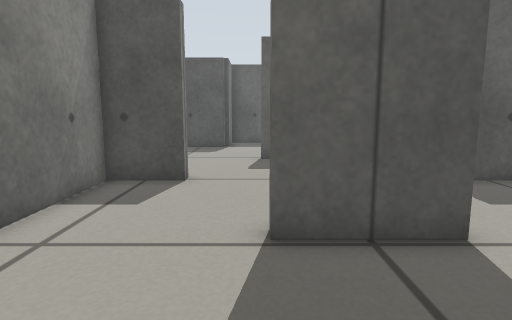
[1] (above)

15 first-person views from a walk through a world built for the Gazebo simulator. The camera is 0.39 m above the floor, tilts 8° down and sees 75° across. The floor is counted in squares, 0.2 m on a side. Each view is taken from the middle of a square. On the plan, view 1 faces up. The plan holds only what a view shows up to about 18 squares ahead; the rest is blank.

[2]
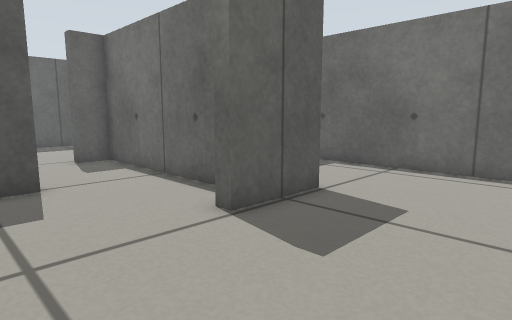

[3]
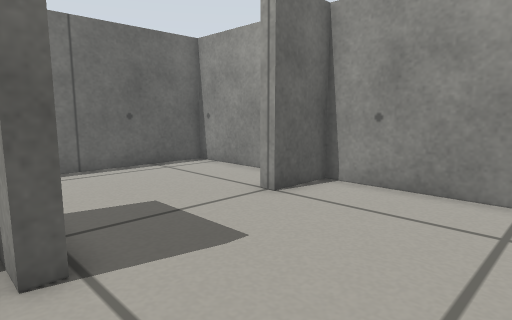

[4]
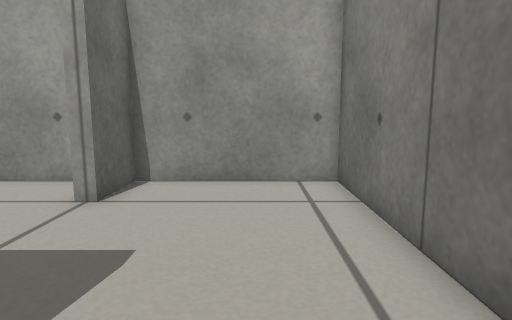

[5]
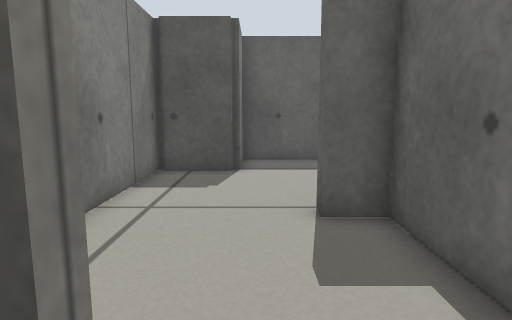

[6]
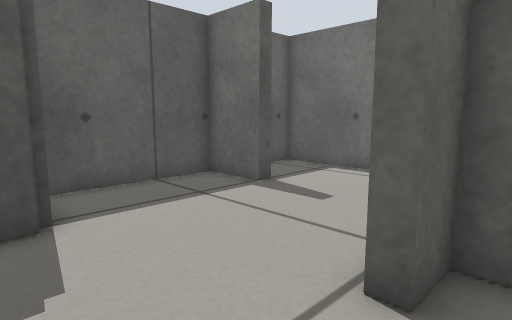

[7]
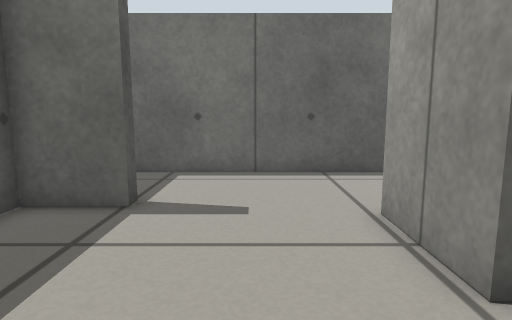

[8]
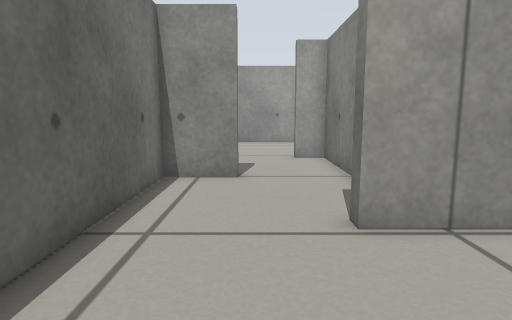

[9]
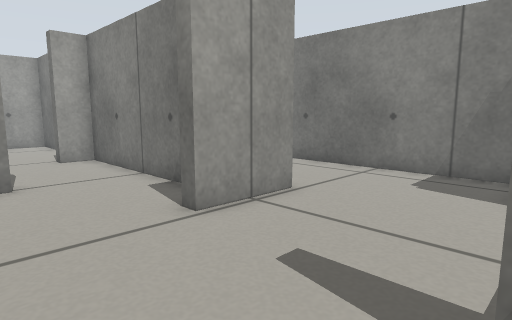

[10]
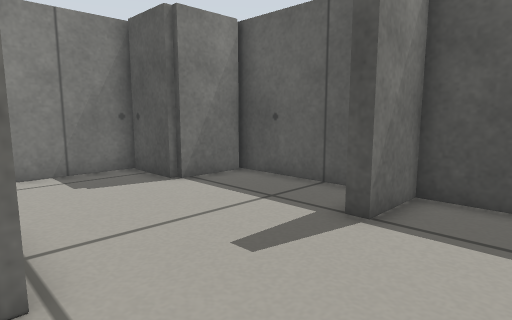

[11]
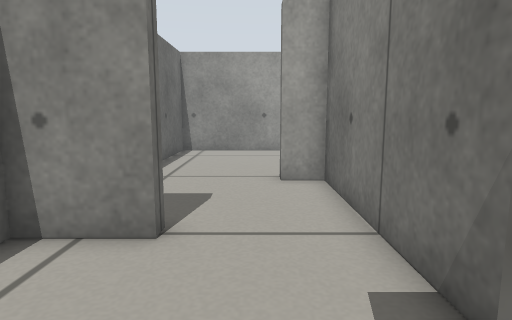

[12]
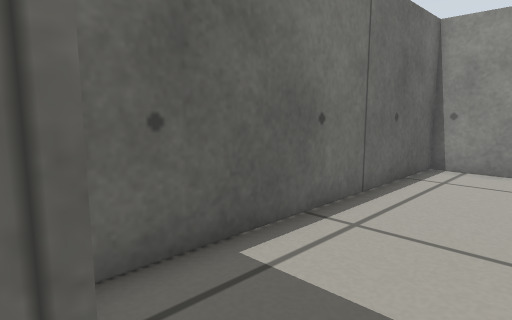

[13]
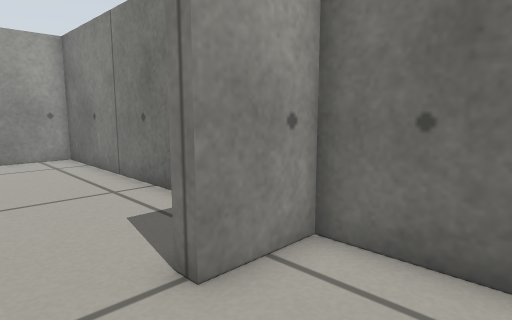

[14]
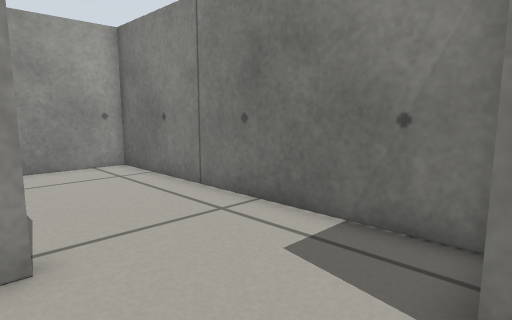

[15]
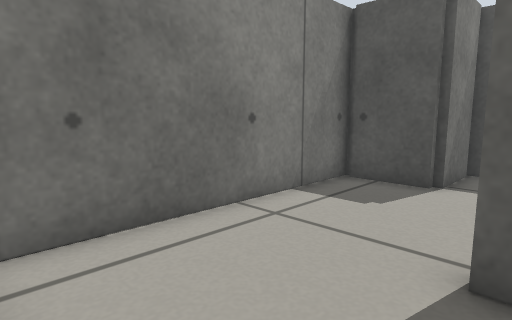

### Floor plan
Points are (right, up) in squares from view 1. A wall is a line through its corners. A room is listed if a view was taken in it or the views show most of it. See-through windows are left out.
Room 1 (views 1, 2, 3, 4, 5, 6, 7, 8, 9, 10, 11, 12, 13, 14, 15)
walls: (1.5, 7) (1.5, 14.1) (0.2, 14.1) (0.2, 14.6) (3.3, 14.6) (3.3, 14); (2, 12.5) (2, 5.4) (3.3, 5.4) (3.3, 4.9) (0.2, 4.9) (0.2, 5.4) (1.4, 5.4); (5.6, 9.4) (5.6, 10) (7.8, 10) (7.8, 21.9) (4.3, 21.9) (4.3, 19.7) (3.8, 19.7) (3.8, 21.9) (-1.9, 21.9); (7.4, 9.5) (6.2, 9.5); (2.6, -2.4) (7.8, -2.4) (7.8, 8.9); (-4.3, 19.5) (-4.3, 10) (-2.1, 10) (-2.1, 9.5) (-4.3, 9.5) (-4.3, -2.4) (1.5, -2.4) (1.5, -0.2) (2, -0.2) (2, -1); (-1.6, 21.8) (-1.6, 19.2) (-4.1, 19.2)

Positions as (right, up) in squares from view 1, and headings:
1: (0, 0), facing up
2: (-4, 0), facing up-right
3: (-4, 6), facing down-right
4: (-2, 7), facing down
5: (-1, 8), facing up
6: (-3, 13), facing up-right
7: (-3, 17), facing right
8: (5, 20), facing down
9: (7, 20), facing down-left
10: (7, 14), facing up-left
11: (4, 15), facing down
12: (4, 10), facing down-right
13: (0, 13), facing down-left
14: (1, 10), facing down-left
15: (1, 10), facing up-left
